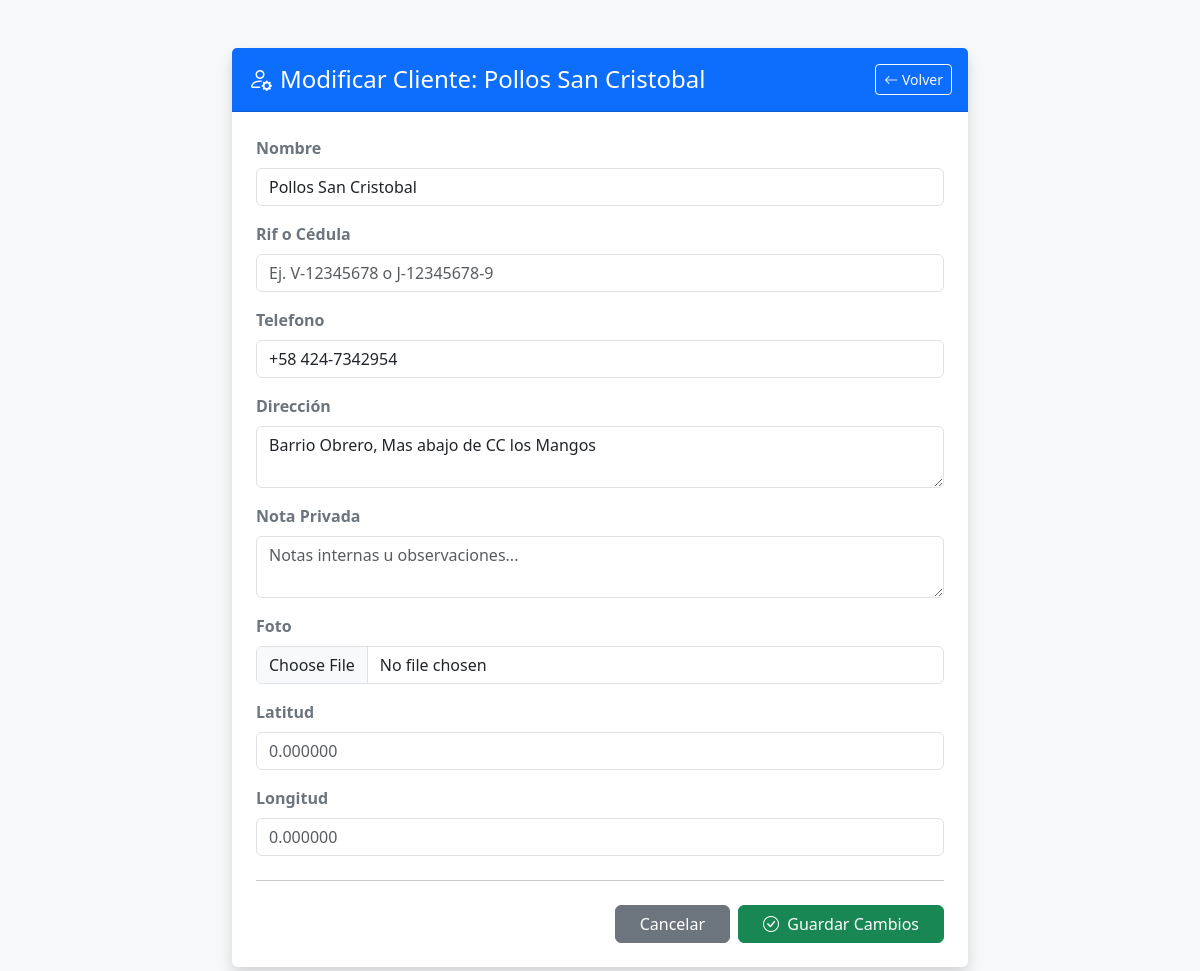
The app's page /clientes/editar/2/, older data.
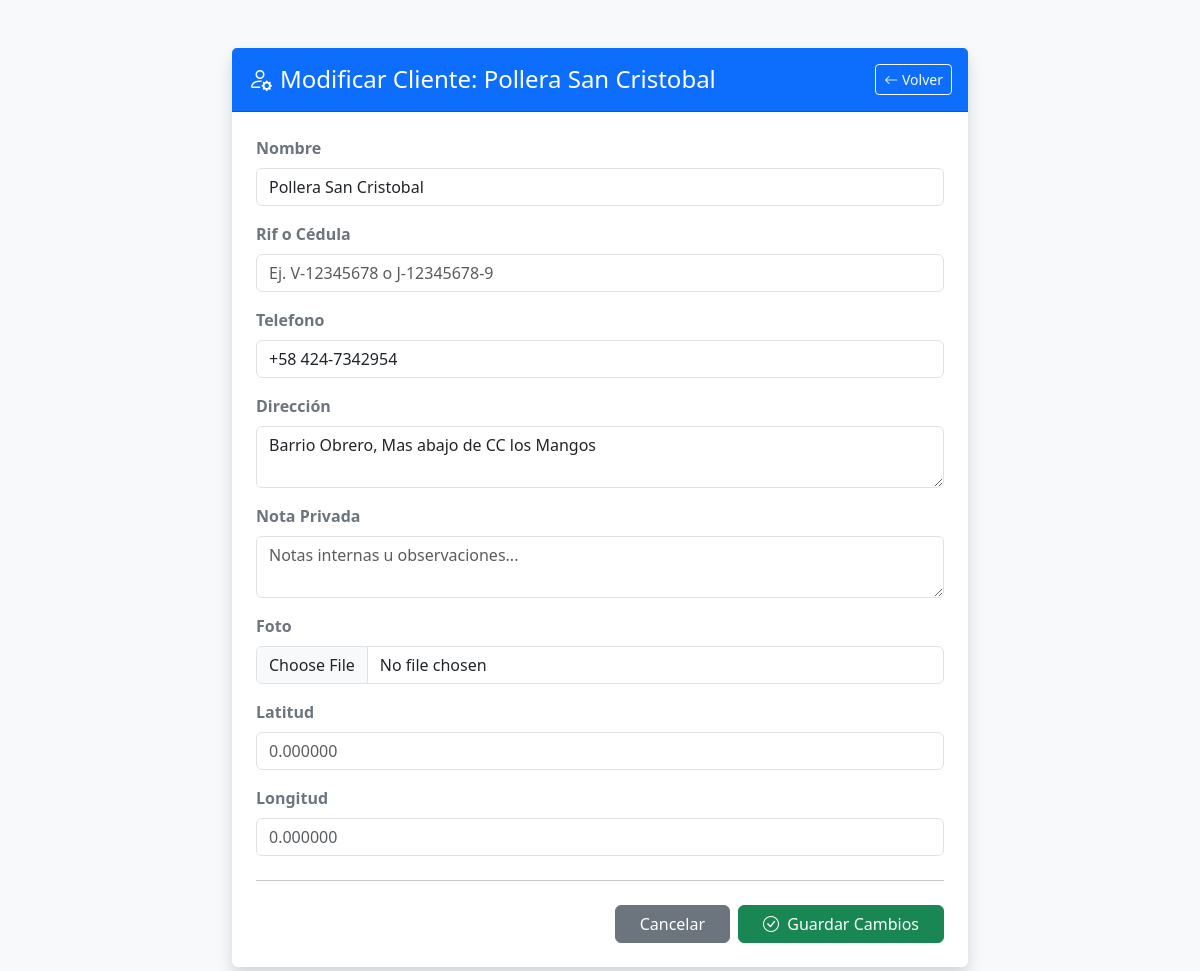
The same page, newer data.
### gestion/models.py (models this page shows, shortened)
class Cliente(models.Model):
    nombre = models.CharField(max_length=100)
    rif_cedula = models.CharField(
        max_length=50, blank=True, null=True, verbose_name="Rif o Cédula"
    )
    telefono = models.CharField(max_length=20, blank=True, null=True)
    direccion = models.TextField(
        blank=True, null=True, verbose_name="Dirección"
    )
    nota_privada = models.TextField(
        blank=True, null=True, verbose_name="Nota Privada"
    )
    foto = models.ImageField(upload_to="clientes/", blank=True, null=True)
    latitud = models.DecimalField(
        max_digits=9, decimal_places=6, blank=True, null=True
    )
    longitud = models.DecimalField(
        max_digits=9, decimal_places=6, blank=True, null=True
    )

### gestion/views.py (the view)
# urls.py: path("clientes/editar/<int:pk>/", views.modificar_cliente, name="modificar_cliente"),
def modificar_cliente(request, pk):
    cliente = get_object_or_404(Cliente, pk=pk)
    if request.method == 'POST':
        form = ClienteForm(request.POST, request.FILES, instance=cliente)
        if form.is_valid():
            form.save()
            return redirect('lista_clientes')
    else:
        form = ClienteForm(instance=cliente)
    return render(request, 'gestion/modificar_cliente.html', {'form': form, 'cliente': cliente})

### gestion/forms.py
class ClienteForm(forms.ModelForm):
    class Meta:
        model = Cliente
        fields = [
            'nombre',
            'rif_cedula',
            'telefono',
            'direccion',
            'nota_privada',
            'foto',
            'latitud',
            'longitud',
        ]
        widgets = {
            'nombre': forms.TextInput(attrs={'class': 'form-control', 'placeholder': 'Nombre del cliente'}),
            'rif_cedula': forms.TextInput(attrs={'class': 'form-control', 'placeholder': 'Ej. V-12345678 o J-12345678-9'}),
            'telefono': forms.TextInput(attrs={'class': 'form-control', 'placeholder': 'Teléfono'}),
            'direccion': forms.Textarea(attrs={'class': 'form-control', 'rows': 2, 'placeholder': 'Dirección física'}),
            'nota_privada': forms.Textarea(attrs={'class': 'form-control', 'rows': 2, 'placeholder': 'Notas internas u observaciones...'}),
            'foto': forms.FileInput(attrs={'class': 'form-control'}),
            'latitud': forms.NumberInput(attrs={'class': 'form-control', 'placeholder': '0.000000'}),
            'longitud': forms.NumberInput(attrs={'class': 'form-control', 'placeholder': '0.000000'}),
        }

### gestion/templates/gestion/modificar_cliente.html (shortened to what this page needs)
<!DOCTYPE html>
<html lang="es">
<head>
    <link href="https://cdn.jsdelivr.net/npm/bootstrap@5.3.0/dist/css/bootstrap.min.css" rel="stylesheet">
    <link rel="stylesheet" href="https://cdn.jsdelivr.net/npm/bootstrap-icons@1.10.5/font/bootstrap-icons.css">
</head>
<body class="bg-light">
    <div class="container py-5">
        <div class="row justify-content-center">
            <div class="col-lg-8">
                <div class="card shadow border-0">
                    <div class="card-header bg-primary text-white py-3 d-flex justify-content-between align-items-center">
                        <h4 class="mb-0"><i class="bi bi-person-gear me-2"></i>Modificar Cliente: {{ cliente.nombre }}</h4>
                        <a href="/clientes/" class="btn btn-outline-light btn-sm">
                            <i class="bi bi-arrow-left"></i> Volver
                        </a>
                    </div>
                    <div class="card-body p-4">
                        <form method="POST" enctype="multipart/form-data" novalidate>
                            <div class="row g-3">
                                {% for field in form %}
                                    <div class="col-12">
                                        <label for="{{ field.id_for_label }}" class="form-label fw-bold text-secondary">
                                            {{ field.label }}
                                        </label>
                                        {{ field }}
                                    </div>
                                {% endfor %}
                            </div>
                            <hr class="my-4">
                            <div class="d-flex justify-content-end gap-2">
                                <a href="/clientes/" class="btn btn-secondary px-4">Cancelar</a>
                                <button type="submit" class="btn btn-success px-4">
                                    <i class="bi bi-check-circle me-1"></i> Guardar Cambios
                                </button>
                            </div>
                        </form>
                    </div>
                </div>
            </div>
        </div>
    </div>
</body>
</html>

Row changes from the older to the newer data that the page shows:
changed Cliente "Barrio Obrero, Mas abajo de CC los Mangos": nombre "Pollos San Cristobal" → "Pollera San Cristobal"
